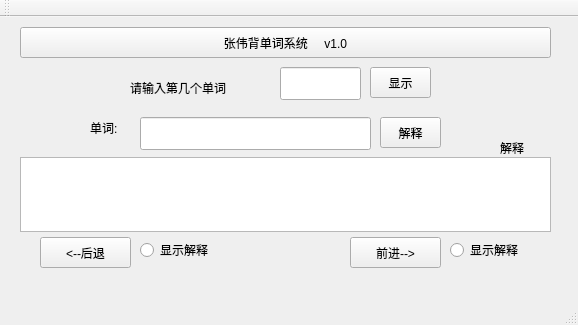
<?xml version="1.0" encoding="UTF-8"?>
<ui version="4.0">
 <class>MainWindow</class>
 <widget class="QMainWindow" name="MainWindow">
  <property name="geometry">
   <rect>
    <x>0</x>
    <y>0</y>
    <width>578</width>
    <height>325</height>
   </rect>
  </property>
  <property name="windowTitle">
   <string>MainWindow</string>
  </property>
  <widget class="QWidget" name="centralWidget">
   <widget class="QPushButton" name="pushButton">
    <property name="geometry">
     <rect>
      <x>370</x>
      <y>50</y>
      <width>61</width>
      <height>31</height>
     </rect>
    </property>
    <property name="text">
     <string>显示</string>
    </property>
   </widget>
   <widget class="QLineEdit" name="lineEdit">
    <property name="geometry">
     <rect>
      <x>280</x>
      <y>50</y>
      <width>81</width>
      <height>33</height>
     </rect>
    </property>
   </widget>
   <widget class="QTextEdit" name="textEdit">
    <property name="geometry">
     <rect>
      <x>20</x>
      <y>140</y>
      <width>531</width>
      <height>75</height>
     </rect>
    </property>
   </widget>
   <widget class="QLineEdit" name="lineEdit_2">
    <property name="geometry">
     <rect>
      <x>140</x>
      <y>100</y>
      <width>231</width>
      <height>33</height>
     </rect>
    </property>
   </widget>
   <widget class="QPushButton" name="pushButton_2">
    <property name="geometry">
     <rect>
      <x>380</x>
      <y>100</y>
      <width>61</width>
      <height>31</height>
     </rect>
    </property>
    <property name="text">
     <string>解释</string>
    </property>
   </widget>
   <widget class="QPushButton" name="pushButton_3">
    <property name="geometry">
     <rect>
      <x>40</x>
      <y>220</y>
      <width>91</width>
      <height>31</height>
     </rect>
    </property>
    <property name="text">
     <string>&lt;--后退</string>
    </property>
   </widget>
   <widget class="QPushButton" name="pushButton_4">
    <property name="geometry">
     <rect>
      <x>350</x>
      <y>220</y>
      <width>91</width>
      <height>31</height>
     </rect>
    </property>
    <property name="text">
     <string>前进--&gt;</string>
    </property>
   </widget>
   <widget class="QLabel" name="label">
    <property name="geometry">
     <rect>
      <x>130</x>
      <y>60</y>
      <width>141</width>
      <height>21</height>
     </rect>
    </property>
    <property name="text">
     <string>请输入第几个单词</string>
    </property>
   </widget>
   <widget class="QLabel" name="label_2">
    <property name="geometry">
     <rect>
      <x>90</x>
      <y>100</y>
      <width>41</width>
      <height>21</height>
     </rect>
    </property>
    <property name="text">
     <string>单词:</string>
    </property>
   </widget>
   <widget class="QPushButton" name="pushButton_5">
    <property name="geometry">
     <rect>
      <x>20</x>
      <y>10</y>
      <width>531</width>
      <height>31</height>
     </rect>
    </property>
    <property name="text">
     <string>张伟背单词系统     v1.0</string>
    </property>
   </widget>
   <widget class="QRadioButton" name="radioButton">
    <property name="geometry">
     <rect>
      <x>140</x>
      <y>220</y>
      <width>91</width>
      <height>26</height>
     </rect>
    </property>
    <property name="text">
     <string>显示解释</string>
    </property>
   </widget>
   <widget class="QRadioButton" name="radioButton_2">
    <property name="geometry">
     <rect>
      <x>450</x>
      <y>220</y>
      <width>101</width>
      <height>26</height>
     </rect>
    </property>
    <property name="text">
     <string>显示解释</string>
    </property>
   </widget>
   <widget class="QLabel" name="label_3">
    <property name="geometry">
     <rect>
      <x>500</x>
      <y>120</y>
      <width>41</width>
      <height>21</height>
     </rect>
    </property>
    <property name="text">
     <string>解释</string>
    </property>
   </widget>
  </widget>
  <widget class="QMenuBar" name="menuBar">
   <property name="geometry">
    <rect>
     <x>0</x>
     <y>0</y>
     <width>578</width>
     <height>23</height>
    </rect>
   </property>
  </widget>
  <widget class="QToolBar" name="mainToolBar">
   <attribute name="toolBarArea">
    <enum>TopToolBarArea</enum>
   </attribute>
   <attribute name="toolBarBreak">
    <bool>false</bool>
   </attribute>
  </widget>
  <widget class="QStatusBar" name="statusBar"/>
 </widget>
 <layoutdefault spacing="6" margin="11"/>
 <resources/>
 <connections>
  <connection>
   <sender>pushButton</sender>
   <signal>clicked()</signal>
   <receiver>MainWindow</receiver>
   <slot>slot1()</slot>
   <hints>
    <hint type="sourcelabel">
     <x>414</x>
     <y>97</y>
    </hint>
    <hint type="destinationlabel">
     <x>543</x>
     <y>103</y>
    </hint>
   </hints>
  </connection>
 </connections>
 <slots>
  <signal>signal1()</signal>
  <slot>slot1()</slot>
 </slots>
</ui>
